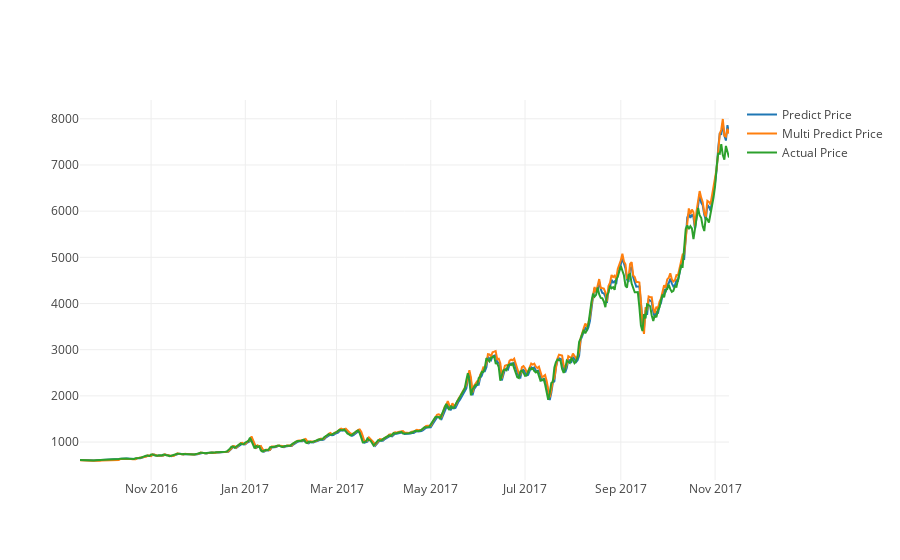

Notebook code cell kept with this figure:
### Markdown cell above
#### Plot line graph with actual price, predicted price with feature `Weighted Price`, predicted price with features `Volume` and `Weighted Price`

### Code cell
actual_chart = go.Scatter(x=predictDates, y=inv_y, name= 'Actual Price')
multi_predict_chart = go.Scatter(x=predictDates, y=inv_yhat, name= 'Multi Predict Price')
predict_chart = go.Scatter(x=predictDates, y=yhat_reshape, name= 'Predict Price')
py.iplot([predict_chart, multi_predict_chart, actual_chart])

### Figure 1 — Plotly figure (JSON) as saved in the notebook; plotly's stock layout.template omitted (floating-point values rounded to 4 significant figures; data arrays with more than 128 entries replaced by an {"elided": "..."} marker saying what was removed)
{"data": [{"name": "Predict Price", "type": "scatter", "x": {"elided": "421 str values"}, "y": {"elided": "421 float values"}}, {"name": "Multi Predict Price", "type": "scatter", "x": {"elided": "421 str values"}, "y": {"elided": "421 float values"}}, {"name": "Actual Price", "type": "scatter", "x": {"elided": "421 str values"}, "y": {"elided": "421 float values"}}], "layout": {}}
